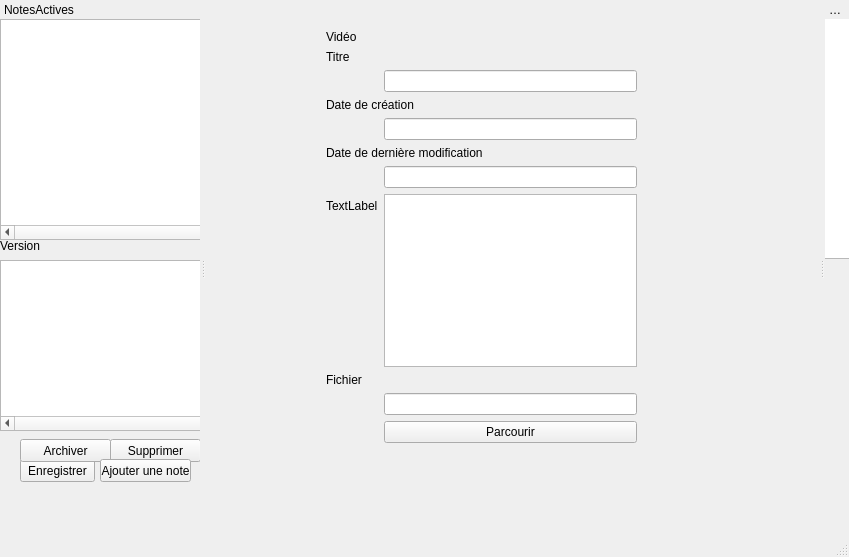
<?xml version="1.0" encoding="UTF-8"?>
<ui version="4.0">
 <class>MainWindow</class>
 <widget class="QMainWindow" name="MainWindow">
  <property name="geometry">
   <rect>
    <x>0</x>
    <y>0</y>
    <width>849</width>
    <height>557</height>
   </rect>
  </property>
  <property name="windowTitle">
   <string>MainWindow</string>
  </property>
  <widget class="QWidget" name="centralwidget">
   <widget class="QStackedWidget" name="stackedWidget">
    <property name="geometry">
     <rect>
      <x>100</x>
      <y>20</y>
      <width>401</width>
      <height>451</height>
     </rect>
    </property>
    <property name="currentIndex">
     <number>4</number>
    </property>
    <widget class="QWidget" name="page">
     <widget class="QLabel" name="label_25">
      <property name="geometry">
       <rect>
        <x>10</x>
        <y>0</y>
        <width>47</width>
        <height>13</height>
       </rect>
      </property>
      <property name="text">
       <string>Article</string>
      </property>
     </widget>
     <widget class="QWidget" name="layoutWidget">
      <property name="geometry">
       <rect>
        <x>10</x>
        <y>30</y>
        <width>361</width>
        <height>301</height>
       </rect>
      </property>
      <layout class="QFormLayout" name="formLayout">
       <item row="0" column="0">
        <widget class="QLabel" name="label">
         <property name="text">
          <string>Titre</string>
         </property>
        </widget>
       </item>
       <item row="0" column="1">
        <widget class="QLineEdit" name="a_titre"/>
       </item>
       <item row="1" column="0">
        <widget class="QLabel" name="label_2">
         <property name="text">
          <string>Date de création</string>
         </property>
        </widget>
       </item>
       <item row="1" column="1">
        <widget class="QLineEdit" name="a_creation">
         <property name="readOnly">
          <bool>true</bool>
         </property>
        </widget>
       </item>
       <item row="2" column="0">
        <widget class="QLabel" name="label_3">
         <property name="text">
          <string>Date de dernière modification</string>
         </property>
        </widget>
       </item>
       <item row="2" column="1">
        <widget class="QLineEdit" name="a_modif">
         <property name="readOnly">
          <bool>true</bool>
         </property>
        </widget>
       </item>
       <item row="3" column="0">
        <widget class="QLabel" name="label_4">
         <property name="text">
          <string>Texte</string>
         </property>
        </widget>
       </item>
       <item row="3" column="1">
        <widget class="QTextEdit" name="a_text"/>
       </item>
      </layout>
     </widget>
    </widget>
    <widget class="QWidget" name="page_2">
     <widget class="QLabel" name="label_26">
      <property name="geometry">
       <rect>
        <x>20</x>
        <y>10</y>
        <width>47</width>
        <height>13</height>
       </rect>
      </property>
      <property name="text">
       <string>Tâche</string>
      </property>
     </widget>
     <widget class="QWidget" name="layoutWidget">
      <property name="geometry">
       <rect>
        <x>20</x>
        <y>30</y>
        <width>311</width>
        <height>421</height>
       </rect>
      </property>
      <layout class="QFormLayout" name="formLayout_2">
       <item row="0" column="0">
        <widget class="QLabel" name="label_6">
         <property name="text">
          <string>Titre</string>
         </property>
        </widget>
       </item>
       <item row="1" column="1">
        <widget class="QLineEdit" name="t_titre"/>
       </item>
       <item row="2" column="0" colspan="2">
        <widget class="QLabel" name="label_7">
         <property name="text">
          <string>Date de création</string>
         </property>
        </widget>
       </item>
       <item row="3" column="1">
        <widget class="QLineEdit" name="t_creation">
         <property name="readOnly">
          <bool>true</bool>
         </property>
        </widget>
       </item>
       <item row="4" column="0">
        <widget class="QLabel" name="label_33">
         <property name="text">
          <string>Action</string>
         </property>
        </widget>
       </item>
       <item row="9" column="1">
        <widget class="QLineEdit" name="t_modif">
         <property name="readOnly">
          <bool>true</bool>
         </property>
        </widget>
       </item>
       <item row="10" column="0" colspan="2">
        <widget class="QLabel" name="label_9">
         <property name="text">
          <string>Date début</string>
         </property>
        </widget>
       </item>
       <item row="12" column="1">
        <widget class="QDateTimeEdit" name="dateTimeEdit">
         <property name="calendarPopup">
          <bool>true</bool>
         </property>
        </widget>
       </item>
       <item row="14" column="0" colspan="2">
        <widget class="QLabel" name="label_10">
         <property name="text">
          <string>Date échéance</string>
         </property>
        </widget>
       </item>
       <item row="16" column="1">
        <widget class="QDateTimeEdit" name="dateTimeEdit_2">
         <property name="calendarPopup">
          <bool>true</bool>
         </property>
        </widget>
       </item>
       <item row="18" column="0" colspan="2">
        <widget class="QLabel" name="label_8">
         <property name="text">
          <string>Statut</string>
         </property>
        </widget>
       </item>
       <item row="20" column="1">
        <widget class="QComboBox" name="comboBox"/>
       </item>
       <item row="8" column="0" colspan="2">
        <widget class="QLabel" name="label_5">
         <property name="text">
          <string>Date de dernière modification</string>
         </property>
        </widget>
       </item>
       <item row="21" column="0">
        <widget class="QLabel" name="label_32">
         <property name="text">
          <string>Priorité</string>
         </property>
        </widget>
       </item>
       <item row="22" column="1">
        <widget class="QSpinBox" name="spinBox"/>
       </item>
       <item row="5" column="1">
        <widget class="QLineEdit" name="t_action"/>
       </item>
      </layout>
     </widget>
    </widget>
    <widget class="QWidget" name="page_3">
     <widget class="QLabel" name="label_27">
      <property name="geometry">
       <rect>
        <x>10</x>
        <y>10</y>
        <width>47</width>
        <height>13</height>
       </rect>
      </property>
      <property name="text">
       <string>Image</string>
      </property>
     </widget>
     <widget class="QWidget" name="layoutWidget">
      <property name="geometry">
       <rect>
        <x>30</x>
        <y>30</y>
        <width>281</width>
        <height>331</height>
       </rect>
      </property>
      <layout class="QFormLayout" name="formLayout_3">
       <item row="0" column="0">
        <widget class="QLabel" name="label_11">
         <property name="text">
          <string>Titre</string>
         </property>
        </widget>
       </item>
       <item row="1" column="1">
        <widget class="QLineEdit" name="i_titre"/>
       </item>
       <item row="3" column="0" colspan="2">
        <widget class="QLabel" name="label_12">
         <property name="text">
          <string>Date de création</string>
         </property>
        </widget>
       </item>
       <item row="5" column="1">
        <widget class="QLineEdit" name="i_creation">
         <property name="readOnly">
          <bool>true</bool>
         </property>
        </widget>
       </item>
       <item row="7" column="0" colspan="2">
        <widget class="QLabel" name="label_13">
         <property name="text">
          <string>Date de dernière modification</string>
         </property>
        </widget>
       </item>
       <item row="9" column="1">
        <widget class="QLineEdit" name="i_modif">
         <property name="readOnly">
          <bool>true</bool>
         </property>
        </widget>
       </item>
       <item row="13" column="0" colspan="2">
        <widget class="QLabel" name="label_14">
         <property name="text">
          <string>Fichier</string>
         </property>
        </widget>
       </item>
       <item row="14" column="1">
        <widget class="QLineEdit" name="i_path"/>
       </item>
       <item row="15" column="1">
        <widget class="QPushButton" name="pushButton_2">
         <property name="text">
          <string>Parcourir</string>
         </property>
        </widget>
       </item>
       <item row="12" column="0">
        <widget class="QLabel" name="label_30">
         <property name="text">
          <string>TextLabel</string>
         </property>
        </widget>
       </item>
       <item row="12" column="1">
        <widget class="QTextEdit" name="i_desc"/>
       </item>
      </layout>
     </widget>
    </widget>
    <widget class="QWidget" name="page_4">
     <widget class="QWidget" name="layoutWidget">
      <property name="geometry">
       <rect>
        <x>10</x>
        <y>21</y>
        <width>351</width>
        <height>383</height>
       </rect>
      </property>
      <layout class="QFormLayout" name="formLayout_4">
       <item row="0" column="0">
        <widget class="QLabel" name="label_15">
         <property name="text">
          <string>Titre</string>
         </property>
        </widget>
       </item>
       <item row="4" column="0" colspan="2">
        <widget class="QLabel" name="label_16">
         <property name="text">
          <string>Date de création</string>
         </property>
        </widget>
       </item>
       <item row="6" column="1">
        <widget class="QLineEdit" name="au_creat">
         <property name="readOnly">
          <bool>true</bool>
         </property>
        </widget>
       </item>
       <item row="8" column="0" colspan="2">
        <widget class="QLabel" name="label_17">
         <property name="text">
          <string>Date de dernière modification</string>
         </property>
        </widget>
       </item>
       <item row="10" column="1">
        <widget class="QLineEdit" name="au_modif">
         <property name="readOnly">
          <bool>true</bool>
         </property>
        </widget>
       </item>
       <item row="12" column="0" colspan="2">
        <widget class="QLabel" name="label_18">
         <property name="text">
          <string>Fichier</string>
         </property>
        </widget>
       </item>
       <item row="13" column="1">
        <widget class="QLineEdit" name="au_path"/>
       </item>
       <item row="14" column="1">
        <widget class="QPushButton" name="pushButton_3">
         <property name="text">
          <string>Parcourir</string>
         </property>
        </widget>
       </item>
       <item row="11" column="0">
        <widget class="QLabel" name="label_23">
         <property name="text">
          <string>Description</string>
         </property>
        </widget>
       </item>
       <item row="11" column="1">
        <widget class="QTextEdit" name="au_desc"/>
       </item>
       <item row="1" column="1">
        <widget class="QLineEdit" name="au_titre"/>
       </item>
      </layout>
     </widget>
     <widget class="QLabel" name="label_28">
      <property name="geometry">
       <rect>
        <x>10</x>
        <y>0</y>
        <width>47</width>
        <height>13</height>
       </rect>
      </property>
      <property name="text">
       <string>Audio</string>
      </property>
     </widget>
    </widget>
    <widget class="QWidget" name="page_5">
     <widget class="QWidget" name="layoutWidget_2">
      <property name="geometry">
       <rect>
        <x>20</x>
        <y>30</y>
        <width>311</width>
        <height>393</height>
       </rect>
      </property>
      <layout class="QFormLayout" name="formLayout_5">
       <item row="0" column="0">
        <widget class="QLabel" name="label_19">
         <property name="text">
          <string>Titre</string>
         </property>
        </widget>
       </item>
       <item row="1" column="1">
        <widget class="QLineEdit" name="v_titre"/>
       </item>
       <item row="3" column="0" colspan="2">
        <widget class="QLabel" name="label_20">
         <property name="text">
          <string>Date de création</string>
         </property>
        </widget>
       </item>
       <item row="5" column="1">
        <widget class="QLineEdit" name="v_creation">
         <property name="readOnly">
          <bool>true</bool>
         </property>
        </widget>
       </item>
       <item row="7" column="0" colspan="2">
        <widget class="QLabel" name="label_21">
         <property name="text">
          <string>Date de dernière modification</string>
         </property>
        </widget>
       </item>
       <item row="9" column="1">
        <widget class="QLineEdit" name="v_modif">
         <property name="readOnly">
          <bool>true</bool>
         </property>
        </widget>
       </item>
       <item row="12" column="0">
        <widget class="QLabel" name="label_24">
         <property name="text">
          <string>TextLabel</string>
         </property>
        </widget>
       </item>
       <item row="12" column="1">
        <widget class="QTextEdit" name="v_desc"/>
       </item>
       <item row="13" column="0" colspan="2">
        <widget class="QLabel" name="label_22">
         <property name="text">
          <string>Fichier</string>
         </property>
        </widget>
       </item>
       <item row="14" column="1">
        <widget class="QLineEdit" name="v_path"/>
       </item>
       <item row="15" column="1">
        <widget class="QPushButton" name="pushButton_4">
         <property name="text">
          <string>Parcourir</string>
         </property>
        </widget>
       </item>
      </layout>
     </widget>
     <widget class="QLabel" name="label_29">
      <property name="geometry">
       <rect>
        <x>20</x>
        <y>10</y>
        <width>47</width>
        <height>13</height>
       </rect>
      </property>
      <property name="text">
       <string>Vidéo</string>
      </property>
     </widget>
    </widget>
   </widget>
   <widget class="QWidget" name="layoutWidget">
    <property name="geometry">
     <rect>
      <x>0</x>
      <y>0</y>
      <width>2</width>
      <height>2</height>
     </rect>
    </property>
    <layout class="QHBoxLayout" name="horizontalLayout"/>
   </widget>
   <zorder>layoutWidget</zorder>
   <zorder>stackedWidget</zorder>
  </widget>
  <widget class="QMenuBar" name="menubar">
   <property name="geometry">
    <rect>
     <x>0</x>
     <y>0</y>
     <width>849</width>
     <height>21</height>
    </rect>
   </property>
  </widget>
  <widget class="QStatusBar" name="statusbar"/>
  <widget class="QDockWidget" name="dockWidget">
   <property name="minimumSize">
    <size>
     <width>200</width>
     <height>200</height>
    </size>
   </property>
   <property name="maximumSize">
    <size>
     <width>500</width>
     <height>500</height>
    </size>
   </property>
   <property name="floating">
    <bool>false</bool>
   </property>
   <property name="features">
    <set>QDockWidget::DockWidgetMovable</set>
   </property>
   <property name="allowedAreas">
    <set>Qt::LeftDockWidgetArea</set>
   </property>
   <property name="windowTitle">
    <string>NotesActives</string>
   </property>
   <attribute name="dockWidgetArea">
    <number>1</number>
   </attribute>
   <widget class="QWidget" name="dockWidgetContents">
    <widget class="QTableWidget" name="tableWidget">
     <property name="geometry">
      <rect>
       <x>0</x>
       <y>0</y>
       <width>301</width>
       <height>221</height>
      </rect>
     </property>
     <property name="verticalScrollBarPolicy">
      <enum>Qt::ScrollBarAlwaysOn</enum>
     </property>
     <property name="horizontalScrollBarPolicy">
      <enum>Qt::ScrollBarAlwaysOn</enum>
     </property>
     <property name="editTriggers">
      <set>QAbstractItemView::NoEditTriggers</set>
     </property>
     <property name="sortingEnabled">
      <bool>false</bool>
     </property>
     <attribute name="verticalHeaderVisible">
      <bool>false</bool>
     </attribute>
    </widget>
    <widget class="QTableWidget" name="tableWidget_2">
     <property name="geometry">
      <rect>
       <x>0</x>
       <y>241</y>
       <width>381</width>
       <height>171</height>
      </rect>
     </property>
     <property name="verticalScrollBarPolicy">
      <enum>Qt::ScrollBarAlwaysOn</enum>
     </property>
     <property name="horizontalScrollBarPolicy">
      <enum>Qt::ScrollBarAlwaysOn</enum>
     </property>
     <property name="editTriggers">
      <set>QAbstractItemView::NoEditTriggers</set>
     </property>
    </widget>
    <widget class="QLabel" name="label_31">
     <property name="geometry">
      <rect>
       <x>0</x>
       <y>220</y>
       <width>47</width>
       <height>13</height>
      </rect>
     </property>
     <property name="text">
      <string>Version</string>
     </property>
    </widget>
    <widget class="QPushButton" name="enregistrer">
     <property name="enabled">
      <bool>true</bool>
     </property>
     <property name="geometry">
      <rect>
       <x>20</x>
       <y>440</y>
       <width>75</width>
       <height>23</height>
      </rect>
     </property>
     <property name="text">
      <string>Enregistrer</string>
     </property>
    </widget>
    <widget class="QPushButton" name="supprimer">
     <property name="geometry">
      <rect>
       <x>110</x>
       <y>420</y>
       <width>91</width>
       <height>23</height>
      </rect>
     </property>
     <property name="text">
      <string>Supprimer</string>
     </property>
    </widget>
    <widget class="QPushButton" name="archiver">
     <property name="geometry">
      <rect>
       <x>20</x>
       <y>420</y>
       <width>91</width>
       <height>23</height>
      </rect>
     </property>
     <property name="text">
      <string>Archiver</string>
     </property>
    </widget>
    <widget class="QPushButton" name="pushButton">
     <property name="geometry">
      <rect>
       <x>100</x>
       <y>440</y>
       <width>91</width>
       <height>23</height>
      </rect>
     </property>
     <property name="text">
      <string>Ajouter une note</string>
     </property>
    </widget>
   </widget>
  </widget>
  <widget class="QDockWidget" name="dockWidget_3">
   <property name="features">
    <set>QDockWidget::DockWidgetMovable</set>
   </property>
   <property name="allowedAreas">
    <set>Qt::RightDockWidgetArea|Qt::TopDockWidgetArea</set>
   </property>
   <property name="windowTitle">
    <string>Relation</string>
   </property>
   <attribute name="dockWidgetArea">
    <number>2</number>
   </attribute>
   <widget class="QWidget" name="dockWidgetContents_3">
    <widget class="QTreeView" name="treeView">
     <property name="geometry">
      <rect>
       <x>-50</x>
       <y>-10</y>
       <width>149</width>
       <height>250</height>
      </rect>
     </property>
     <property name="editTriggers">
      <set>QAbstractItemView::NoEditTriggers</set>
     </property>
    </widget>
   </widget>
  </widget>
 </widget>
 <resources/>
 <connections/>
</ui>
